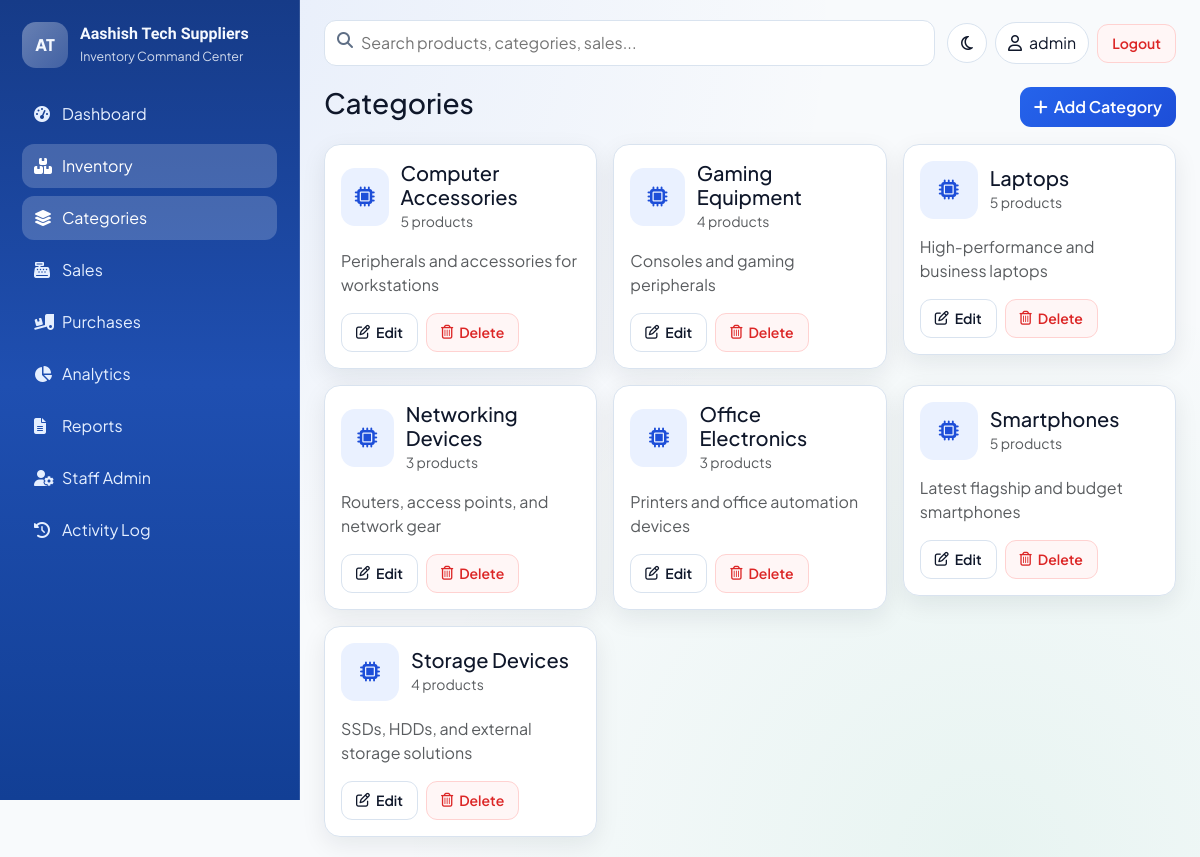
/products/categories/ (signed in), run on the app's committed database.
### products/models.py (models this page shows, shortened)
class Category(models.Model):
	name = models.CharField(max_length=120, unique=True)
	icon = models.CharField(max_length=80, default='fa-solid fa-microchip')
	image = models.ImageField(upload_to='categories/', blank=True, null=True)
	description = models.TextField(blank=True)
	class Meta:
		ordering = ['name']

### products/views.py (the view)
# urls.py: path('categories/', views.category_list, name='category_list'),
@login_required
def category_list(request):
	categories = Category.objects.annotate(product_count=Count('products')).order_by('name')
	return render(request, 'products/category_list.html', {'categories': categories})

### accounts/context_processors.py (called while the page is built)
def role_flags(request):
    user = getattr(request, 'user', None)
    is_admin_user = bool(
        user
        and user.is_authenticated
        and (user.is_superuser or user.groups.filter(name='Admin').exists())
    )
    is_staff_user = bool(
        user
        and user.is_authenticated
        and (
            is_admin_user
            or user.groups.filter(name='Staff').exists()
            or user.is_staff
        )
    )
    return {
        'is_admin_user': is_admin_user,
        'is_staff_user': is_staff_user,
    }

### templates/products/category_list.html
{% extends 'base.html' %}
{% block content %}
<div class="d-flex justify-content-between align-items-center mb-3">
    <h3>Categories</h3>
    {% if is_staff_user %}
    <a href="{% url 'products:category_add' %}" class="btn btn-primary-modern"><i class="fa-solid fa-plus"></i>Add Category</a>
    {% endif %}
</div>
<div class="row g-3">
    {% for category in categories %}
    <div class="col-md-6 col-xl-4">
        <div class="panel category-card">
            <a href="{% url 'products:category_detail' category.id %}" class="category-card-link">
                <div class="category-card-header mb-3">
                    <div class="category-icon category-icon-lg"><i class="{{ category.icon }}"></i></div>
                    <div>
                        <h5 class="mb-0">{{ category.name }}</h5>
                        <small class="text-muted">{{ category.product_count }} products</small>
                    </div>
                </div>
            </a>
            <p class="text-muted mb-3">{{ category.description|default:'No description yet.' }}</p>
            {% if is_staff_user %}
            <div class="d-flex gap-2">
                <a class="btn btn-sm btn-outline-modern" href="{% url 'products:category_edit' category.id %}"><i class="fa-regular fa-pen-to-square"></i>Edit</a>
                <a class="btn btn-sm btn-danger-modern" href="{% url 'products:category_delete' category.id %}"><i class="fa-regular fa-trash-can"></i>Delete</a>
            </div>
            {% endif %}
        </div>
    </div>
    {% empty %}
    <div class="col-12"><div class="panel">No categories found.</div></div>
    {% endfor %}
</div>
{% endblock %}

### templates/base.html (shortened to what this page needs)
{% load static %}
<!doctype html>
<html lang="en" data-theme="light">
<head>
    <link href="https://cdn.jsdelivr.net/npm/bootstrap@5.3.3/dist/css/bootstrap.min.css" rel="stylesheet">
    <link href="https://cdnjs.cloudflare.com/ajax/libs/font-awesome/6.5.2/css/all.min.css" rel="stylesheet">
    <link rel="stylesheet" href="{% static 'css/style.css' %}">
</head>
<body>
<div class="app-shell">
    <aside class="sidebar" id="sidebar">
        <div class="sidebar-top">
            <div class="brand-mark">AT</div>
            <div>
                <h4 class="brand-title mb-1">Aashish Tech Suppliers</h4>
                <p class="tagline mb-0">Inventory Command Center</p>
            </div>
        </div>
        <div>
            <nav class="nav flex-column gap-2">
                <a class="nav-link {% if request.path == '/' %}active{% endif %}" href="{% url 'dashboard:home' %}"><i class="fa-solid fa-gauge-high"></i>Dashboard</a>
                <a class="nav-link {% if '/products' in request.path %}active{% endif %}" href="{% url 'products:list' %}"><i class="fa-solid fa-boxes-stacked"></i>Inventory</a>
                <a class="nav-link {% if '/categories' in request.path %}active{% endif %}" href="{% url 'products:category_list' %}"><i class="fa-solid fa-layer-group"></i>Categories</a>
                <a class="nav-link {% if '/sales' in request.path %}active{% endif %}" href="{% url 'sales:list' %}"><i class="fa-solid fa-cash-register"></i>Sales</a>
                <a class="nav-link {% if '/purchases' in request.path %}active{% endif %}" href="{% url 'purchases:list' %}"><i class="fa-solid fa-truck-ramp-box"></i>Purchases</a>
                <a class="nav-link {% if '/analytics' in request.path %}active{% endif %}" href="{% url 'dashboard:analytics' %}"><i class="fa-solid fa-chart-pie"></i>Analytics</a>
                <a class="nav-link {% if '/reports' in request.path %}active{% endif %}" href="{% url 'reports:home' %}"><i class="fa-solid fa-file-lines"></i>Reports</a>
                {% if is_admin_user %}
                <a class="nav-link {% if '/accounts/staff' in request.path %}active{% endif %}" href="{% url 'accounts:staff_list' %}"><i class="fa-solid fa-user-gear"></i>Staff Admin</a>
                <a class="nav-link {% if '/accounts/activity' in request.path %}active{% endif %}" href="{% url 'accounts:activity_log' %}"><i class="fa-solid fa-clock-rotate-left"></i>Activity Log</a>
                {% endif %}
            </nav>
        </div>
    </aside>
    <main class="content-area">
        <header class="topbar">
            <form class="search-wrap" action="{% url 'dashboard:search' %}" method="get">
                <i class="fa-solid fa-magnifying-glass"></i>
                <input type="text" name="q" placeholder="Search products, categories, sales..." value="{{ request.GET.q|default:'' }}">
            </form>
            <div class="top-actions">
                <button class="btn btn-outline-modern theme-toggle" id="theme-toggle" type="button" aria-label="Toggle dark mode">
                    <i class="fa-regular fa-moon"></i>
                </button>
                {% if request.user.is_authenticated %}
                <div class="profile-chip">
                    <i class="fa-regular fa-user"></i>
                    <span>{{ request.user.username }}</span>
                </div>
                <a href="{% url 'accounts:logout' %}" class="btn btn-danger-modern btn-sm">Logout</a>
                {% endif %}
            </div>
        </header>
        {% block content %}{% endblock %}
    </main>
</div>
</body>
</html>

### static/css/style.css (style rules this page uses)
:root { --bg: #f8fafc; --surface: #ffffff; --surface-soft: #f2f7ff; --text: #0f172a; --muted: #5f6f86; --border: #d9e3ef; --primary: #2563eb; --primary-strong: #1d4ed8; --success: #16a34a; --warning: #f59e0b; --danger: #dc2626; --shadow-sm: 0 8px 24px rgba(15, 23, 42, 0.08); --shadow-md: 0 22px 40px rgba(15, 23, 42, 0.14); }
* { font-family: 'Plus Jakarta Sans', sans-serif; }
body { background: radial-gradient(circle at 18% 0%, rgba(37, 99, 235, 0.08), transparent 48%), radial-gradient(circle at 82% 100%, rgba(14, 166, 99, 0.07), transparent 45%), var(--bg); color: var(--text); }
.app-shell { min-height: 100vh; display: flex; }
.sidebar { width: 300px; background: linear-gradient(180deg, #163b88, #1f4fb1 48%, #123f95); color: #f5f9ff; padding: 22px; position: sticky; top: 0; height: 100vh; border-right: 1px solid rgba(255, 255, 255, 0.12); }
.sidebar-top { display: flex; gap: 12px; align-items: center; margin-bottom: 24px; }
.brand-mark { width: 46px; height: 46px; border-radius: 14px; background: linear-gradient(135deg, rgba(255, 255, 255, 0.35), rgba(255, 255, 255, 0.18)); display: grid; place-items: center; font-weight: 800; }
.brand-title, .page-title { font-family: 'Sora', sans-serif; font-weight: 700; }
.brand-title { font-size: 1rem; }
.tagline { color: rgba(245, 249, 255, 0.84); font-size: 0.78rem; }
.sidebar .nav-link { color: #e5efff; border-radius: 12px; padding: 10px 12px; transition: 0.25s ease; }
.sidebar .nav-link i { width: 20px; margin-right: 8px; }
.sidebar .nav-link:hover, .sidebar .nav-link.active { color: #ffffff; background: rgba(255, 255, 255, 0.19); }
.content-area { flex: 1; padding: 20px 24px; }
.topbar { display: flex; align-items: center; justify-content: space-between; gap: 12px; margin-bottom: 20px; }
.search-wrap { position: relative; width: 100%; max-width: 640px; }
.search-wrap i { position: absolute; top: 12px; left: 13px; color: var(--muted); }
.search-wrap input { width: 100%; border: 1px solid var(--border); border-radius: 12px; background: var(--surface); color: var(--text); padding: 10px 12px 10px 36px; transition: border-color 0.2s ease, box-shadow 0.2s ease; }
.top-actions { display: flex; align-items: center; gap: 8px; }
.profile-chip { background: var(--surface); border: 1px solid var(--border); border-radius: 999px; padding: 8px 12px; display: flex; align-items: center; gap: 7px; }
.panel, .kpi-card { background: var(--surface); border: 1px solid var(--border); border-radius: 16px; box-shadow: var(--shadow-sm); }
.panel { padding: 16px; transition: transform 0.25s ease, box-shadow 0.25s ease; }
.btn-primary-modern, .btn-outline-modern, .btn-danger-modern { border-radius: 11px; padding: 8px 14px; transition: all 0.2s ease; display: inline-flex; align-items: center; gap: 6px; font-weight: 600; }
.btn-brand, .btn-primary-modern { background: linear-gradient(135deg, var(--primary), var(--primary-strong)); color: #fff; border: none; }
.btn-outline-modern { border: 1px solid var(--border); color: var(--text); background: var(--surface); }
.btn-danger-modern { border: 1px solid #ffd2d1; color: var(--danger); background: #fff6f6; }
.category-card-link { display: block; color: inherit; text-decoration: none; }
.category-card .category-icon { width: 40px; height: 40px; border-radius: 10px; background: #eaf1ff; color: var(--primary-strong); display: grid; place-items: center; }
.category-card-header { display: flex; gap: 12px; align-items: center; }
.category-icon-lg { width: 58px !important; height: 58px !important; border-radius: 14px !important; font-size: 1.25rem; }
.theme-toggle { width: 40px; height: 40px; border-radius: 999px; justify-content: center; padding: 0; }
.kpi-grid .kpi-card, .chart-panel, .panel { animation: fadeInUp 0.5s ease both; }

### data on the page
Category: name "Computer Accessories", product_count "5", description "Peripherals and accessories for workstations"
Category: name "Gaming Equipment", product_count "4", description "Consoles and gaming peripherals"
Category: name "Laptops", product_count "5", description "High-performance and business laptops"
Category: name "Networking Devices", product_count "3", description "Routers, access points, and network gear"
Category: name "Office Electronics", product_count "3", description "Printers and office automation devices"
Category: name "Smartphones", product_count "5", description "Latest flagship and budget smartphones"
Category: name "Storage Devices", product_count "4", description "SSDs, HDDs, and external storage solutions"

### other printed values
{{ request.user.username }} "admin"
